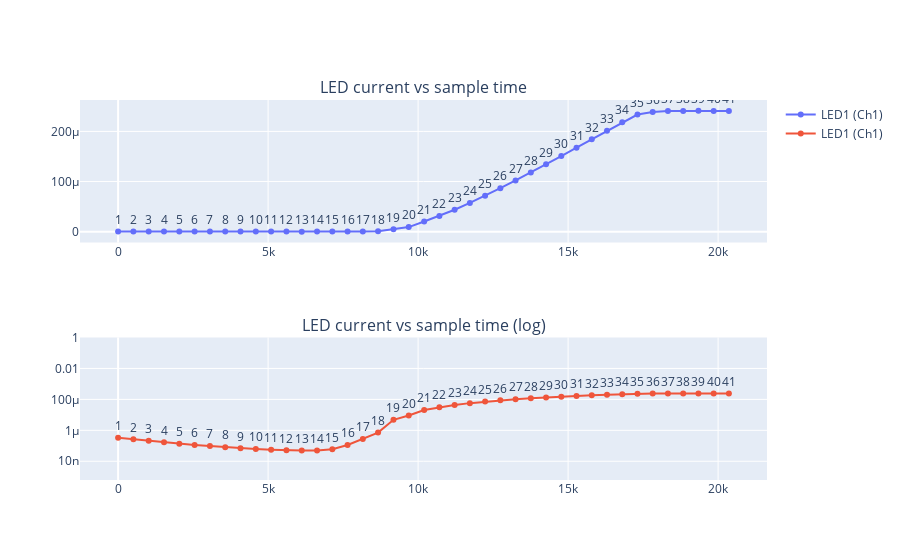

The notebook cell this image was saved under:
### Markdown cell above
Once you have identified useful points for switching,  
you can use the `change_current_range_at()` method to switch the range at these points.  
First, we remove any current range switching from the configuration by calling `clear_current_ranges()`.  
In this example the sweep starts with a range u 5uA, switches to 20uA at index 18uA and to 200uA at index 20.  
As can be seen in the plots below, the range below 20 microamperes is now much better resolved than in the last sweep.

### Code cell
mbX1.set_voltages(1, channel_list)
mbX1.set_current_ranges(CurrentRange.Range_5uA, channel_list)
config_ch2.clear_current_ranges()
sweep.set_sample_count(1)
sweep.set_measurement_delay(500)
config_ch2.change_current_range_at(18, CurrentRange.Range_20uA_SMU)
config_ch2.change_current_range_at(20, CurrentRange.Range_200uA_SMU)
sweep.run()
fig = create_fig()
fig
#uncomment in pure python script:
#fig.show()

### Figure 1 — Plotly figure (JSON) as saved in the notebook; plotly's stock layout.template omitted (floating-point values rounded to 4 significant figures)
{"data": [{"mode": "lines+markers+text", "name": "LED1 (Ch1)", "text": ["1", "2", "3", "4", "5", "6", "7", "8", "9", "10", "11", "12", "13", "14", "15", "16", "17", "18", "19", "20", "21", "22", "23", "24", "25", "26", "27", "28", "29", "30", "31", "32", "33", "34", "35", "36", "37", "38", "39", "40", "41"], "textposition": "top center", "type": "scatter", "x": [0, 510.1, 1020.0, 1530.0, 2040.0, 2550.0, 3061.0, 3571.0, 4081.0, 4591.0, 5101, 5611.0, 6121.0, 6631.0, 7141.0, 7649.0, 8157.0, 8665.0, 9180.0, 9687.0, 10200.0, 10710.0, 11220.0, 11730.0, 12230.0, 12740.0, 13250.0, 13760.0, 14270.0, 14770.0, 15280.0, 15790.0, 16300.0, 16800.0, 17310.0, 17820.0, 18330.0, 18840.0, 19340.0, 19850.0, 20360.0], "xaxis": "x", "y": [3.302e-07, 2.62e-07, 2.1e-07, 1.694e-07, 1.378e-07, 1.133e-07, 9.567e-08, 8.073e-08, 6.949e-08, 6.16e-08, 5.589e-08, 5.119e-08, 4.884e-08, 4.968e-08, 5.942e-08, 1.12e-07, 2.704e-07, 7.149e-07, 4.776e-06, 9.073e-06, 2.032e-05, 3.123e-05, 4.367e-05, 5.73e-05, 7.171e-05, 8.674e-05, 0.0001023, 0.0001181, 0.0001344, 0.0001508, 0.0001675, 0.0001843, 0.0002013, 0.0002184, 0.0002336, 0.0002385, 0.0002407, 0.000241, 0.000241, 0.000241, 0.000241], "yaxis": "y"}, {"mode": "lines+markers+text", "name": "LED1 (Ch1)", "text": ["1", "2", "3", "4", "5", "6", "7", "8", "9", "10", "11", "12", "13", "14", "15", "16", "17", "18", "19", "20", "21", "22", "23", "24", "25", "26", "27", "28", "29", "30", "31", "32", "33", "34", "35", "36", "37", "38", "39", "40", "41"], "textposition": "top center", "type": "scatter", "x": [0, 510.1, 1020.0, 1530.0, 2040.0, 2550.0, 3061.0, 3571.0, 4081.0, 4591.0, 5101, 5611.0, 6121.0, 6631.0, 7141.0, 7649.0, 8157.0, 8665.0, 9180.0, 9687.0, 10200.0, 10710.0, 11220.0, 11730.0, 12230.0, 12740.0, 13250.0, 13760.0, 14270.0, 14770.0, 15280.0, 15790.0, 16300.0, 16800.0, 17310.0, 17820.0, 18330.0, 18840.0, 19340.0, 19850.0, 20360.0], "xaxis": "x2", "y": [3.302e-07, 2.62e-07, 2.1e-07, 1.694e-07, 1.378e-07, 1.133e-07, 9.567e-08, 8.073e-08, 6.949e-08, 6.16e-08, 5.589e-08, 5.119e-08, 4.884e-08, 4.968e-08, 5.942e-08, 1.12e-07, 2.704e-07, 7.149e-07, 4.776e-06, 9.073e-06, 2.032e-05, 3.123e-05, 4.367e-05, 5.73e-05, 7.171e-05, 8.674e-05, 0.0001023, 0.0001181, 0.0001344, 0.0001508, 0.0001675, 0.0001843, 0.0002013, 0.0002184, 0.0002336, 0.0002385, 0.0002407, 0.000241, 0.000241, 0.000241, 0.000241], "yaxis": "y2"}], "layout": {"annotations": [{"font": {"size": 16}, "showarrow": false, "text": "LED current vs sample time", "x": 0.5, "xanchor": "center", "xref": "paper", "y": 1, "yanchor": "bottom", "yref": "paper"}, {"font": {"size": 16}, "showarrow": false, "text": "LED current vs sample time (log)", "x": 0.5, "xanchor": "center", "xref": "paper", "y": 0.375, "yanchor": "bottom", "yref": "paper"}], "autosize": true, "xaxis": {"anchor": "y", "autorange": true, "domain": [0, 1], "range": [-1239.0, 21600.0], "type": "linear"}, "xaxis2": {"anchor": "y2", "autorange": true, "domain": [0, 1], "range": [-1239.0, 21600.0], "type": "linear"}, "yaxis": {"anchor": "x", "autorange": true, "domain": [0.625, 1], "range": [-2.081e-05, 0.0002619], "type": "linear"}, "yaxis2": {"anchor": "x2", "domain": [0, 0.375], "range": [-9.21, 0], "type": "log"}}}
